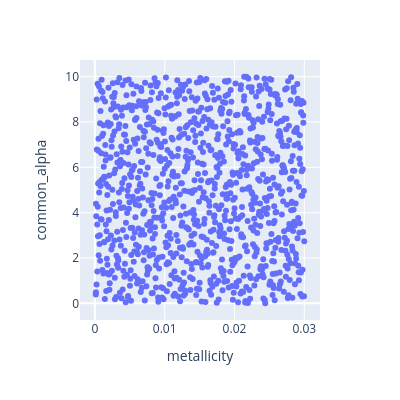

Source (notebook cell):
### Code cell
latin_hypercube_fig = px.scatter(
    latin_hypercube_samples, x="metallicity", y="common_alpha", width=400, height=400
)
latin_hypercube_fig

### Figure 1 — Plotly figure (JSON) as saved in the notebook; plotly's stock layout.template omitted (floating-point values rounded to 4 significant figures; data arrays with more than 128 entries replaced by an {"elided": "..."} marker saying what was removed)
{"data": [{"hovertemplate": "metallicity=%{x}<br>common_alpha=%{y}<extra></extra>", "legendgroup": "", "marker": {"color": "#636efa", "symbol": "circle"}, "mode": "markers", "name": "", "orientation": "v", "showlegend": false, "type": "scatter", "x": {"elided": "1000 float values"}, "xaxis": "x", "y": {"elided": "1000 float values"}, "yaxis": "y"}], "layout": {"height": 400, "legend": {"tracegroupgap": 0}, "margin": {"t": 60}, "width": 400, "xaxis": {"anchor": "y", "domain": [0, 1], "title": {"text": "metallicity"}}, "yaxis": {"anchor": "x", "domain": [0, 1], "title": {"text": "common_alpha"}}}}
